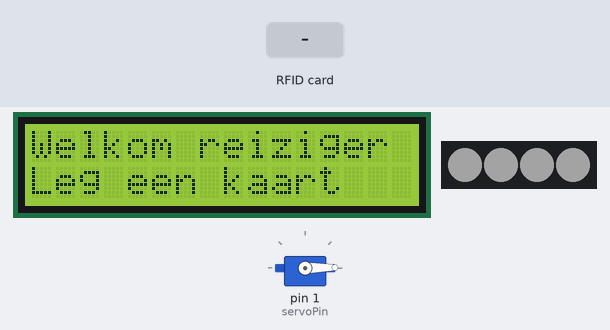
Bench run of a sketch on a simulated Arduino Uno, built with avr-gcc and run on an emulated ATmega328P. Parts: 16×2 character LCD, servo, 4 RGB LEDs in strip order, left to right. The test bench sets the inputs (shaded band). Dim RGB values are drawn brighter than linear.

Above: at 1.3 s.
1.4 s: RFID card A3 17 96 F4 held to the reader
At 2.0 s:
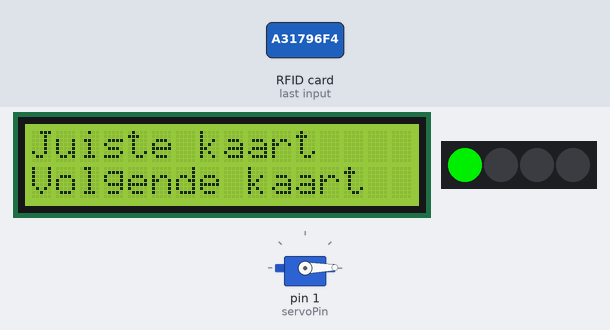
3.1 s: RFID card 73 D3 91 F4 held to the reader
At 3.9 s:
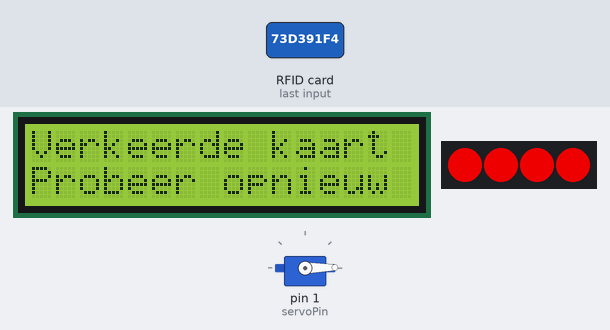
At 4.26 s:
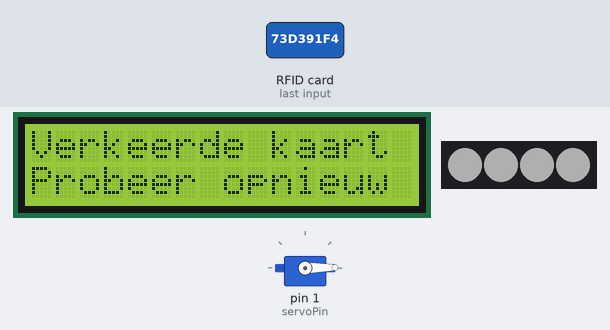
Timing chart, 0 to 12.1 s (numbered marks = the images above; inputs shaded):
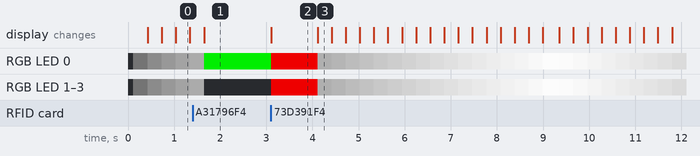

The sketch:

rfid_box.ino
```cpp
#include <LiquidCrystal.h>
#include <SPI.h>
#include <MFRC522.h> // using library from https://github.com/miguelbalboa/rfid/
#include <Servo.h>
#include <Adafruit_NeoPixel.h>

// the pins in use by the LCD panel
LiquidCrystal lcd(8, 9, 4, 5, 6, 7);

/*
 * SPI MOSI   11
 * SPI MISO   12
 * SPI SCK    13
 */

#define SS_PIN 10 // SDA
#define RST_PIN 2

MFRC522 mfrc522(SS_PIN, RST_PIN);

String cardId;

Servo myservo;
#define servoPin 1

#define pixelPin 3
Adafruit_NeoPixel strip = Adafruit_NeoPixel(4, pixelPin, NEO_GRB + NEO_KHZ800);

unsigned long standbyLastMillis = 0;
boolean fadeDirection = true;
int color = 0;

byte action;

#define ACTION_STANDBY 0
#define ACTION_SCANNING 1
#define ACTION_WAITINGFORNEXTSCAN 2
#define ACTION_WRONGSEQUENCE 3
#define ACTION_OPENING 4
#define ACTION_OPEN 5

#define MESSAGE_WELCOME   "Welkom reiziger"
#define MESSAGE_WELCOME2  "Leg een kaart  "
#define MESSAGE_CORRECT   "Juiste kaart   "
#define MESSAGE_SCANNEXT  "Volgende kaart "
#define MESSAGE_OPENING   "Bijna open...  "
#define MESSAGE_WRONG     "Verkeerde kaart"
#define MESSAGE_TRYAGAIN  "Probeer opnieuw"
#define MESSAGE_TIMEOUT   "Te laat!       "
#define MESSAGE_OPEN      "Veel plezier!  "
#define MESSAGE_EMPTY     "               "

String cardids[] = {"a31796f4", "66289ab5", "73d391f4", "7eb59ab5", "2d5f9ab5"};
String masterid = "6098bf6e";
int CARD_COUNT = 5;
int lastCardScanned = 0;
String lastCardIdScanned;
unsigned long CardScanLastMillis = 0;

void setup() {
  SPI.begin();

  // mifare reader init
  mfrc522.PCD_Init();

  // lcd screen init
  lcd.begin(16, 2);
  lcd.setCursor(0,0);
  lcd.print(MESSAGE_WELCOME);
  lcd.setCursor(0,1);
  lcd.print(MESSAGE_WELCOME2);

  // servo init
  myservo.attach(servoPin);
  myservo.write(1);

  // neoPixelstrip init
  strip.begin();
  strip.show();

  action = ACTION_STANDBY;
}


void loop() {
  switch (action) {
    case ACTION_STANDBY:
      standbymodusLights();
      readCard();
    break;

    case ACTION_SCANNING:
      standbymodusLights();
    break;

    case ACTION_WAITINGFORNEXTSCAN:
      readCard();
      statusLights();
      if (millis() - CardScanLastMillis > 5000) {
        lcd.setCursor(0, 0);
        lcd.print(MESSAGE_TIMEOUT);
        lcd.setCursor(0, 1);
        lcd.print(MESSAGE_TRYAGAIN);
        action = ACTION_STANDBY;
        lastCardScanned = 0;
        lastCardIdScanned = "";
      }
    break;

    case ACTION_WRONGSEQUENCE:
      wrongLights();
      delay(1000);
      action = ACTION_STANDBY;
    break;

    case ACTION_OPENING:
      openingLights();
      action = ACTION_OPEN;
    break;

    case ACTION_OPEN:
      lcd.setCursor(0, 0);
      lcd.print(MESSAGE_OPEN);
      lcd.setCursor(0, 1);
      lcd.print(MESSAGE_EMPTY);
      myservo.write(50);
    break;
  }
}

void standbymodusLights() {
  if (millis() - standbyLastMillis > 10) {
    standbyLastMillis = millis();

    if (fadeDirection == true) {
      color = color + 1;
      if (color >= 250) {
        fadeDirection = false;
      }
    } else {
      color = color - 1;
      if (color <= 30) {
        fadeDirection = true;
      }
    }

    for (int i = 0; i < strip.numPixels(); i++) {
      strip.setPixelColor(i, strip.Color(color, color, color));
    }

    strip.show();
  }
}

void readCard() {
  if (mfrc522.PICC_IsNewCardPresent()) {
    if (mfrc522.PICC_ReadCardSerial()) {
      cardId = "";
      for (byte i = 0; i < mfrc522.uid.size; i++) {
        cardId += String(mfrc522.uid.uidByte[i] < 0x10 ? "0" : "");
        cardId += String(mfrc522.uid.uidByte[i], HEX);
      }

      if (lastCardIdScanned != cardId) {
        lastCardIdScanned = cardId;
        if (lastCardIdScanned == masterid) {
          action = ACTION_OPEN;
        } else if (lastCardIdScanned == cardids[lastCardScanned]) {
          lastCardScanned++;
          if (lastCardScanned >= CARD_COUNT) { // all cards are scanned
            action = ACTION_OPENING;
            lcd.setCursor(0, 0);
            lcd.print(MESSAGE_CORRECT);
            lcd.setCursor(0, 1);
            lcd.print(MESSAGE_OPENING);
          } else { // correct card in this sequence
            action = ACTION_WAITINGFORNEXTSCAN;
            lcd.setCursor(0, 0);
            lcd.print(MESSAGE_CORRECT);
            lcd.setCursor(0, 1);
            lcd.print(MESSAGE_SCANNEXT);
            CardScanLastMillis = millis();
          }
        } else { // wrong card in this sequence
          lastCardScanned = 0;
          lastCardIdScanned = "";
          action = ACTION_WRONGSEQUENCE;
          lcd.setCursor(0, 0);
          lcd.print(MESSAGE_WRONG);
          lcd.setCursor(0, 1);
          lcd.print(MESSAGE_TRYAGAIN);
        }
      }
    }
  }
}

void statusLights() {
  for (int i = 0; i < strip.numPixels(); i++) {
    strip.setPixelColor(i, strip.Color(0, 0, 0));
  }
  strip.show();
  for (int i = 0; i < lastCardScanned; i++) {
    strip.setPixelColor(i, strip.Color(0, 200, 0));
  }
  strip.show();
}

void wrongLights() {
  for (int i = 0; i < strip.numPixels(); i++) {
    strip.setPixelColor(i, strip.Color(200, 0, 0));
  }
  strip.show();
}

void openingLights() {
  for (int i = 0; i < strip.numPixels(); i++) {
    strip.setPixelColor(i, strip.Color(0, 0, 0));
  }
  for (int i = 0; i < 2; i++) {
    strip.setPixelColor(0, strip.Color(0, 0, 200));
    strip.show();
    delay(500);
    strip.setPixelColor(0, strip.Color(0, 0, 0));
    strip.setPixelColor(1, strip.Color(0, 0, 200));
    strip.show();
    delay(500);
    strip.setPixelColor(1, strip.Color(0, 0, 0));
    strip.setPixelColor(2, strip.Color(0, 0, 200));
    strip.show();
    delay(500);
    strip.setPixelColor(2, strip.Color(0, 0, 0));
    strip.setPixelColor(3, strip.Color(0, 0, 200));
    strip.show();
    delay(500);
    strip.setPixelColor(3, strip.Color(0, 0, 0));
    strip.show();
  }
}
```

Measured:
- after the input at 1.4 s, the display: changes after 0.26 s (image 1)
- after the input at 3.1 s, the display: changes at once (image 2)
- what the display in image 2 shows lasts 1.0 s, from 3.1 s to 4.1 s
